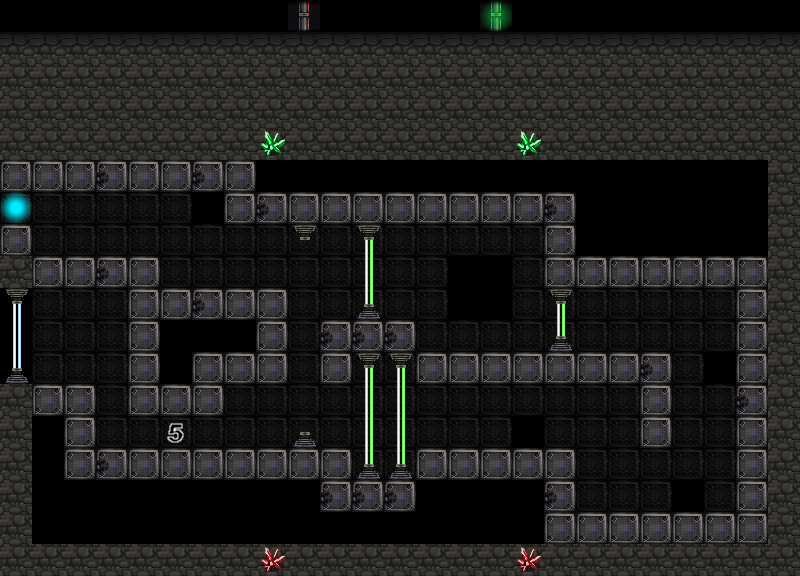

Below is a game level as drawn by its tile map, then a one-line description and the .tmx that defines it (tile-layer data replaced by summaries):
An orthogonal 25x18 tile map with 32x32 px tiles, 2 tile layers (background, interactive).

<map version="1.0" orientation="orthogonal" width="25" height="18" tilewidth="32" tileheight="32">
 <properties>
  <property name="saiyan" value="7" />
  <property name="text" value="Quel sadique a créé cet endroit ?" />
 </properties>
 <tileset firstgid="1" name="tileset" tilewidth="32" tileheight="32">
  <image source="../gfx/tileset.png" width="320" height="320" />
 </tileset>
 <layer name="background" width="25" height="18">
  <data>[450 cells, 450 non-empty, 6 distinct tile ids]</data>
 </layer>
 <layer name="interactive" width="25" height="18">
  <data>[450 cells, 448 non-empty, 16 distinct tile ids]</data>
 </layer>
</map>